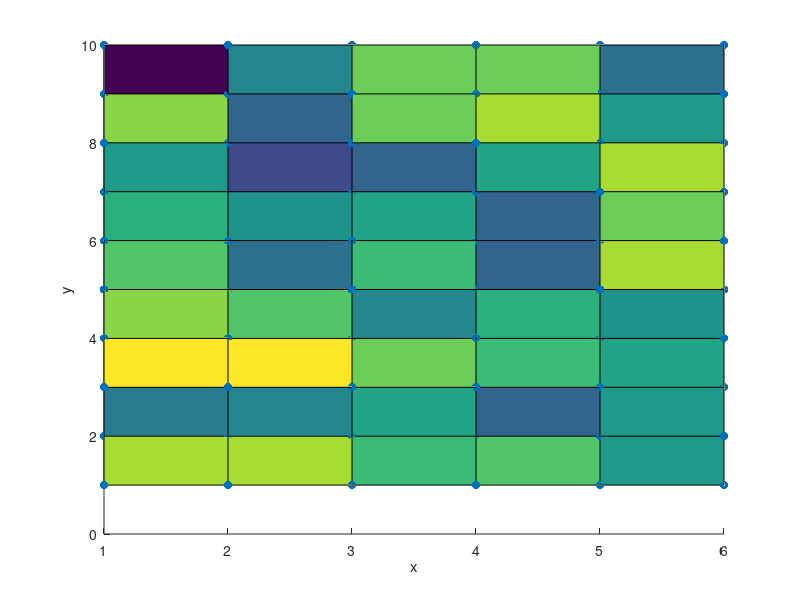

MATLAB code to generate this figure:
clear all
clc

y=[1 1 1 1 1 1 2 2 2 2 2 2 3 3 3 3 3 3 4 4 4 4 4 4 5 5 5 5 5 5 6 6 6 6 6 6 7 7 7 7 7 7 8 8 8 8 8 8 9 9 9 9 9 9 10 10 10 10 10 10];
x=[1 2 3 4 5 6 1 2 3 4 5 6 1 2 3 4 5 6 1 2 3 4 5 6 1 2 3 4 5 6 1 2 3 4 5 6 1 2 3 4 5 6 1 2 3 4 5 6 1 2 3 4 5 6 1 2 3 4 5 6 ];
z=[19 19 15 16 12 15 9 10 13 7 12 17 22 22 17 15 13 10 18 16 10 14 11 16 16 8 15 7 19 14 14 11 13 7 17 19 12 5 7 13 19 17 18 7 17 19 12 12 0 10 17 17 8 17 0 18 6 15 6 13];


xr = reshape(x, 6, 10);
yr = reshape(y, 6, 10);
zr = reshape(z, 6, 10);

hold on
surf(xr, yr, zr);
scatter3(x,y,z,'filled')
hold off

xlabel('x')
ylabel('y')
zlabel('z')